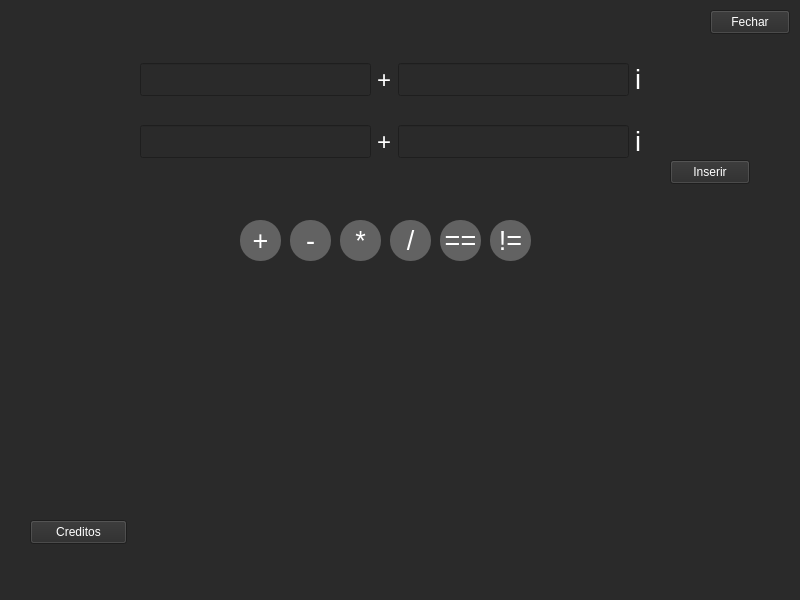
<?xml version="1.0" encoding="UTF-8"?>
<ui version="4.0">
 <class>MainWindow</class>
 <widget class="QMainWindow" name="MainWindow">
  <property name="geometry">
   <rect>
    <x>0</x>
    <y>0</y>
    <width>800</width>
    <height>600</height>
   </rect>
  </property>
  <property name="windowTitle">
   <string>MainWindow</string>
  </property>
  <property name="styleSheet">
   <string notr="true">background-color: rgb(42, 42, 42);</string>
  </property>
  <widget class="QWidget" name="centralwidget">
   <widget class="QPushButton" name="btn_verificar">
    <property name="geometry">
     <rect>
      <x>670</x>
      <y>160</y>
      <width>80</width>
      <height>24</height>
     </rect>
    </property>
    <property name="styleSheet">
     <string notr="true">color: rgb(255, 255, 255);</string>
    </property>
    <property name="text">
     <string>Inserir</string>
    </property>
   </widget>
   <widget class="QPushButton" name="btn_sub">
    <property name="geometry">
     <rect>
      <x>290</x>
      <y>220</y>
      <width>41</width>
      <height>41</height>
     </rect>
    </property>
    <property name="font">
     <font>
      <pointsize>20</pointsize>
     </font>
    </property>
    <property name="styleSheet">
     <string notr="true">border-radius:20px;
background-color: rgb(98, 98, 98);
color: rgb(255, 255, 255);</string>
    </property>
    <property name="text">
     <string>-</string>
    </property>
   </widget>
   <widget class="QPushButton" name="btn_soma">
    <property name="geometry">
     <rect>
      <x>240</x>
      <y>220</y>
      <width>41</width>
      <height>41</height>
     </rect>
    </property>
    <property name="font">
     <font>
      <pointsize>20</pointsize>
     </font>
    </property>
    <property name="styleSheet">
     <string notr="true">border-radius:20px;
background-color: rgb(98, 98, 98);
color: rgb(255, 255, 255);</string>
    </property>
    <property name="text">
     <string>+</string>
    </property>
   </widget>
   <widget class="QPushButton" name="btn_mult">
    <property name="geometry">
     <rect>
      <x>340</x>
      <y>220</y>
      <width>41</width>
      <height>41</height>
     </rect>
    </property>
    <property name="font">
     <font>
      <pointsize>20</pointsize>
     </font>
    </property>
    <property name="styleSheet">
     <string notr="true">border-radius:20px;
background-color: rgb(98, 98, 98);
color: rgb(255, 255, 255);</string>
    </property>
    <property name="text">
     <string>*</string>
    </property>
   </widget>
   <widget class="QPushButton" name="btn_creditos">
    <property name="geometry">
     <rect>
      <x>30</x>
      <y>520</y>
      <width>97</width>
      <height>24</height>
     </rect>
    </property>
    <property name="styleSheet">
     <string notr="true">color: rgb(255, 255, 255);</string>
    </property>
    <property name="text">
     <string>Creditos</string>
    </property>
   </widget>
   <widget class="QPushButton" name="btn_div">
    <property name="geometry">
     <rect>
      <x>390</x>
      <y>220</y>
      <width>41</width>
      <height>41</height>
     </rect>
    </property>
    <property name="font">
     <font>
      <pointsize>20</pointsize>
     </font>
    </property>
    <property name="tabletTracking">
     <bool>false</bool>
    </property>
    <property name="styleSheet">
     <string notr="true">border-radius:20px;
background-color: rgb(98, 98, 98);
color: rgb(255, 255, 255);</string>
    </property>
    <property name="text">
     <string>/</string>
    </property>
   </widget>
   <widget class="QLabel" name="lbl_resp">
    <property name="geometry">
     <rect>
      <x>160</x>
      <y>300</y>
      <width>431</width>
      <height>121</height>
     </rect>
    </property>
    <property name="styleSheet">
     <string notr="true">font: 24pt &quot;Segoe UI&quot;;
backgound-color:#000;
color: rgb(255, 255, 255);</string>
    </property>
    <property name="text">
     <string/>
    </property>
   </widget>
   <widget class="QWidget" name="layoutWidget">
    <property name="geometry">
     <rect>
      <x>140</x>
      <y>40</y>
      <width>501</width>
      <height>141</height>
     </rect>
    </property>
    <layout class="QGridLayout" name="gridLayout">
     <item row="0" column="0">
      <widget class="QLineEdit" name="txt_real1">
       <property name="font">
        <font>
         <pointsize>16</pointsize>
        </font>
       </property>
       <property name="styleSheet">
        <string notr="true">color: rgb(255, 255, 255);</string>
       </property>
      </widget>
     </item>
     <item row="0" column="3">
      <widget class="QLineEdit" name="txt_imag1">
       <property name="font">
        <font>
         <pointsize>16</pointsize>
        </font>
       </property>
       <property name="styleSheet">
        <string notr="true">color: rgb(255, 255, 255);</string>
       </property>
      </widget>
     </item>
     <item row="1" column="4">
      <widget class="QLabel" name="label_2">
       <property name="font">
        <font>
         <pointsize>20</pointsize>
        </font>
       </property>
       <property name="styleSheet">
        <string notr="true">color: rgb(255, 255, 255);</string>
       </property>
       <property name="text">
        <string>i</string>
       </property>
      </widget>
     </item>
     <item row="0" column="4">
      <widget class="QLabel" name="label">
       <property name="font">
        <font>
         <pointsize>20</pointsize>
        </font>
       </property>
       <property name="styleSheet">
        <string notr="true">color: rgb(255, 255, 255);</string>
       </property>
       <property name="text">
        <string>i</string>
       </property>
      </widget>
     </item>
     <item row="1" column="0">
      <widget class="QLineEdit" name="txt_real2">
       <property name="font">
        <font>
         <pointsize>16</pointsize>
        </font>
       </property>
       <property name="styleSheet">
        <string notr="true">color: rgb(255, 255, 255);</string>
       </property>
      </widget>
     </item>
     <item row="1" column="3">
      <widget class="QLineEdit" name="txt_imag2">
       <property name="font">
        <font>
         <pointsize>16</pointsize>
        </font>
       </property>
       <property name="styleSheet">
        <string notr="true">color: rgb(255, 255, 255);</string>
       </property>
      </widget>
     </item>
     <item row="0" column="1">
      <widget class="QLabel" name="label_3">
       <property name="font">
        <font>
         <pointsize>18</pointsize>
        </font>
       </property>
       <property name="styleSheet">
        <string notr="true">color: rgb(255, 255, 255);</string>
       </property>
       <property name="text">
        <string>+</string>
       </property>
      </widget>
     </item>
     <item row="1" column="1">
      <widget class="QLabel" name="label_4">
       <property name="font">
        <font>
         <pointsize>18</pointsize>
        </font>
       </property>
       <property name="styleSheet">
        <string notr="true">color: rgb(255, 255, 255);</string>
       </property>
       <property name="text">
        <string>+</string>
       </property>
      </widget>
     </item>
    </layout>
   </widget>
   <widget class="QPushButton" name="btn_igual">
    <property name="geometry">
     <rect>
      <x>440</x>
      <y>220</y>
      <width>41</width>
      <height>41</height>
     </rect>
    </property>
    <property name="font">
     <font>
      <pointsize>20</pointsize>
     </font>
    </property>
    <property name="tabletTracking">
     <bool>false</bool>
    </property>
    <property name="styleSheet">
     <string notr="true">border-radius:20px;
background-color: rgb(98, 98, 98);
color: rgb(255, 255, 255);</string>
    </property>
    <property name="text">
     <string>==</string>
    </property>
   </widget>
   <widget class="QPushButton" name="btn_dif">
    <property name="geometry">
     <rect>
      <x>490</x>
      <y>220</y>
      <width>41</width>
      <height>41</height>
     </rect>
    </property>
    <property name="font">
     <font>
      <pointsize>20</pointsize>
     </font>
    </property>
    <property name="tabletTracking">
     <bool>false</bool>
    </property>
    <property name="styleSheet">
     <string notr="true">border-radius:20px;
background-color: rgb(98, 98, 98);
color: rgb(255, 255, 255);</string>
    </property>
    <property name="text">
     <string>!=</string>
    </property>
   </widget>
   <widget class="QPushButton" name="btn_fechar">
    <property name="geometry">
     <rect>
      <x>710</x>
      <y>10</y>
      <width>80</width>
      <height>24</height>
     </rect>
    </property>
    <property name="styleSheet">
     <string notr="true">color: rgb(255, 255, 255);</string>
    </property>
    <property name="text">
     <string>Fechar</string>
    </property>
   </widget>
  </widget>
  <widget class="QMenuBar" name="menubar">
   <property name="geometry">
    <rect>
     <x>0</x>
     <y>0</y>
     <width>800</width>
     <height>21</height>
    </rect>
   </property>
  </widget>
  <widget class="QStatusBar" name="statusbar"/>
 </widget>
 <resources/>
 <connections/>
</ui>
